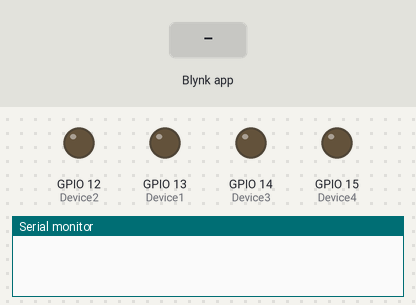
Bench run of a sketch on a simulated ESP32. Parts: output pins drawn as LEDs (lit = HIGH), the last lines printed to the serial monitor. Inputs (shaded band) come from the test bench. WiFi joins after 1.5 s; servers stay silent unless stated.

Above: at 5.0 s.
5.1 s: Blynk app writes 1 to V0
At 6.3 s:
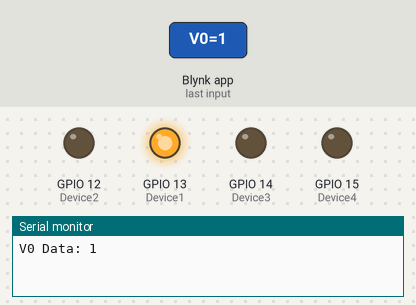
6.6 s: Blynk app writes 1 to V1
At 7.5 s:
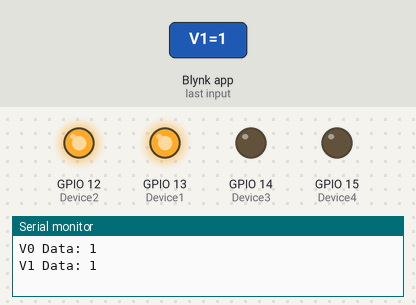
8.1 s: Blynk app writes 0 to V0
At 8.7 s:
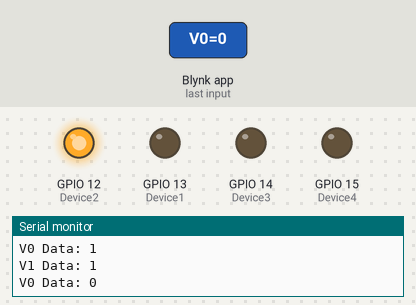
9.6 s: Blynk app writes 1 to V2
At 10.8 s:
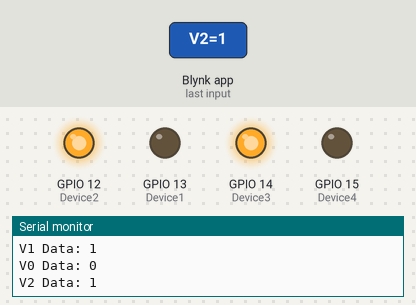
11.1 s: Blynk app writes 200 to V0
At 12.1 s:
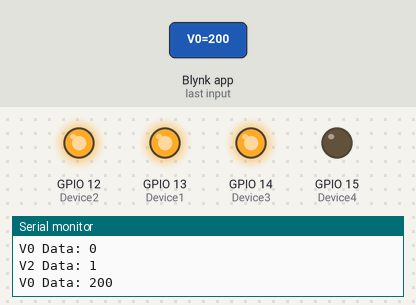
12.6 s: Blynk app writes 0 to V1
At 13.3 s:
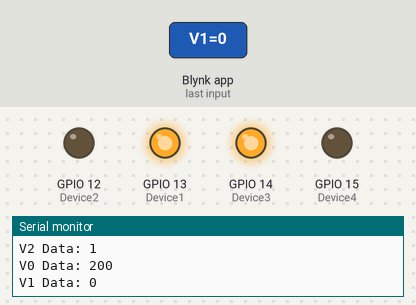
Timing chart, 0 to 15.1 s (numbered marks = the images above; inputs shaded):
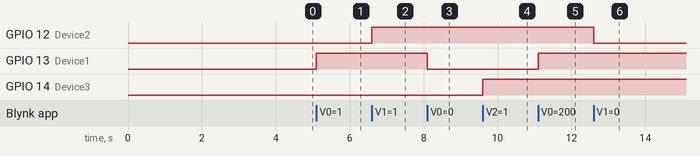

Measured:
- after the input at 5.1 s, GPIO 13 (Device1): LOW → HIGH at once
- after the input at 6.6 s, GPIO 12 (Device2): LOW → HIGH at once
- after the input at 8.1 s, GPIO 13 (Device1): HIGH → LOW at once
- after the input at 9.6 s, GPIO 14 (Device3): LOW → HIGH at once
- after the input at 11.1 s, GPIO 13 (Device1): LOW → HIGH at once
- after the input at 12.6 s, GPIO 12 (Device2): HIGH → LOW at once

The sketch:

Home_Automation_ESP32.ino
```cpp
// Chage These Credentials with your Blynk Template credentials

#define BLYNK_TEMPLATE_ID "TMPLNCy_eIQB"
#define BLYNK_TEMPLATE_NAME "Home Automation with New Blynk"
#define BLYNK_AUTH_TOKEN "rgtysaTBsOtIIaWnWr8mqRs0h1-G7IX-"

#define BLYNK_PRINT Serial

#include <WiFi.h>
#include <WiFiClient.h>
#include <BlynkSimpleEsp32.h>

char auth[] = BLYNK_AUTH_TOKEN;
char ssid[] = "*************"; // Change your Wifi/ Hotspot Name
char pass[] = "*************"; // Change your Wifi/ Hotspot Password

#define Device1 13
#define Device2 12
#define Device3 14
#define Device4 15

BLYNK_WRITE(V0)
{
  digitalWrite(Device1, param.asInt());
  Serial.println(String("V0 Data: ") + param.asInt());
  delay(10);
}
BLYNK_WRITE(V1)
{
  digitalWrite(Device2, param.asInt());
  Serial.println(String("V1 Data: ") + param.asInt());
  delay(10);
}
BLYNK_WRITE(V2)
{
  digitalWrite(Device3, param.asInt());
  Serial.println(String("V2 Data: ") + param.asInt());
  delay(10);
}
BLYNK_WRITE(V3)
{
  digitalWrite(Device4, param.asInt());
  Serial.println(String("V3 Data: ") + param.asInt());
  delay(10);
}

void setup()
{
  Serial.begin(9600); //Start the serial output at 9600 baud
  pinMode(Device1, OUTPUT);
  pinMode(Device2, OUTPUT);
  pinMode(Device3, OUTPUT);
  pinMode(Device4, OUTPUT);
  digitalWrite(Device1, LOW);
  digitalWrite(Device2, LOW);
  digitalWrite(Device3, LOW);
  digitalWrite(Device4, LOW);

  Blynk.begin(auth, ssid, pass);//Splash screen delay
  delay(2000);
}

void loop() //Loop function
{
  Blynk.run();
}
```
